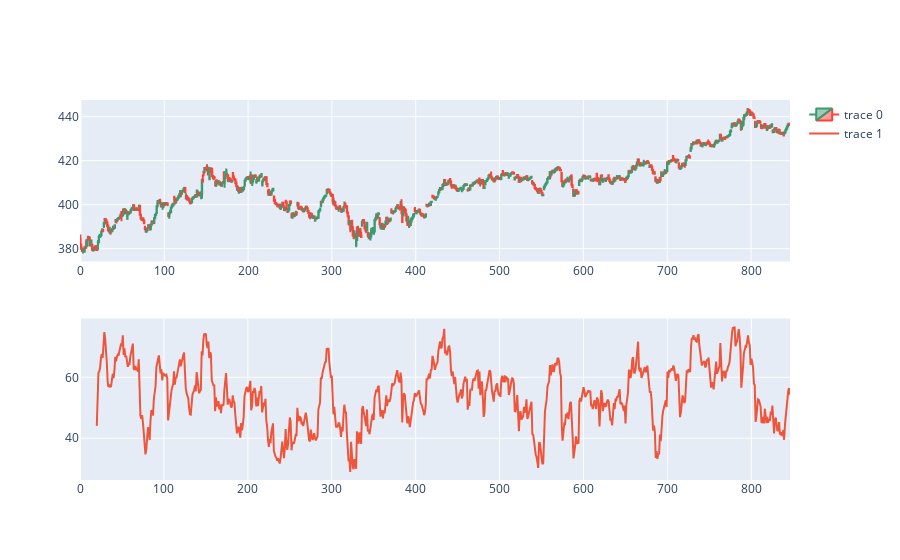

The notebook cell saved with this chart:
### Code cell
import plotly.graph_objects as go
from plotly.subplots import make_subplots
from datetime import datetime

fig = make_subplots(rows=2, cols=1)
fig.append_trace(go.Candlestick(x=data.index,
                open=data['open'],
                high=data['high'],
                low=data['low'],
                close=data['close']), row=1, col=1)
fig.append_trace(go.Scatter(
    x=data.index,
    y=data['RSI'],
), row=2, col=1)

fig.update_layout(xaxis_rangeslider_visible=False)
fig.show()

### Figure 1 — Plotly figure (JSON) as saved in the notebook; plotly's stock layout.template omitted (floating-point values rounded to 4 significant figures; data arrays with more than 128 entries replaced by an {"elided": "..."} marker saying what was removed)
{"data": [{"close": {"elided": "847 float values"}, "high": {"elided": "847 float values"}, "low": {"elided": "847 float values"}, "open": {"elided": "847 float values"}, "type": "candlestick", "x": {"elided": "847 int values"}, "xaxis": "x", "yaxis": "y"}, {"type": "scatter", "x": {"elided": "847 int values"}, "xaxis": "x2", "y": {"elided": "847 float values"}, "yaxis": "y2"}], "layout": {"xaxis": {"anchor": "y", "domain": [0, 1], "rangeslider": {"visible": false}}, "xaxis2": {"anchor": "y2", "domain": [0, 1]}, "yaxis": {"anchor": "x", "domain": [0.575, 1]}, "yaxis2": {"anchor": "x2", "domain": [0, 0.425]}}}
